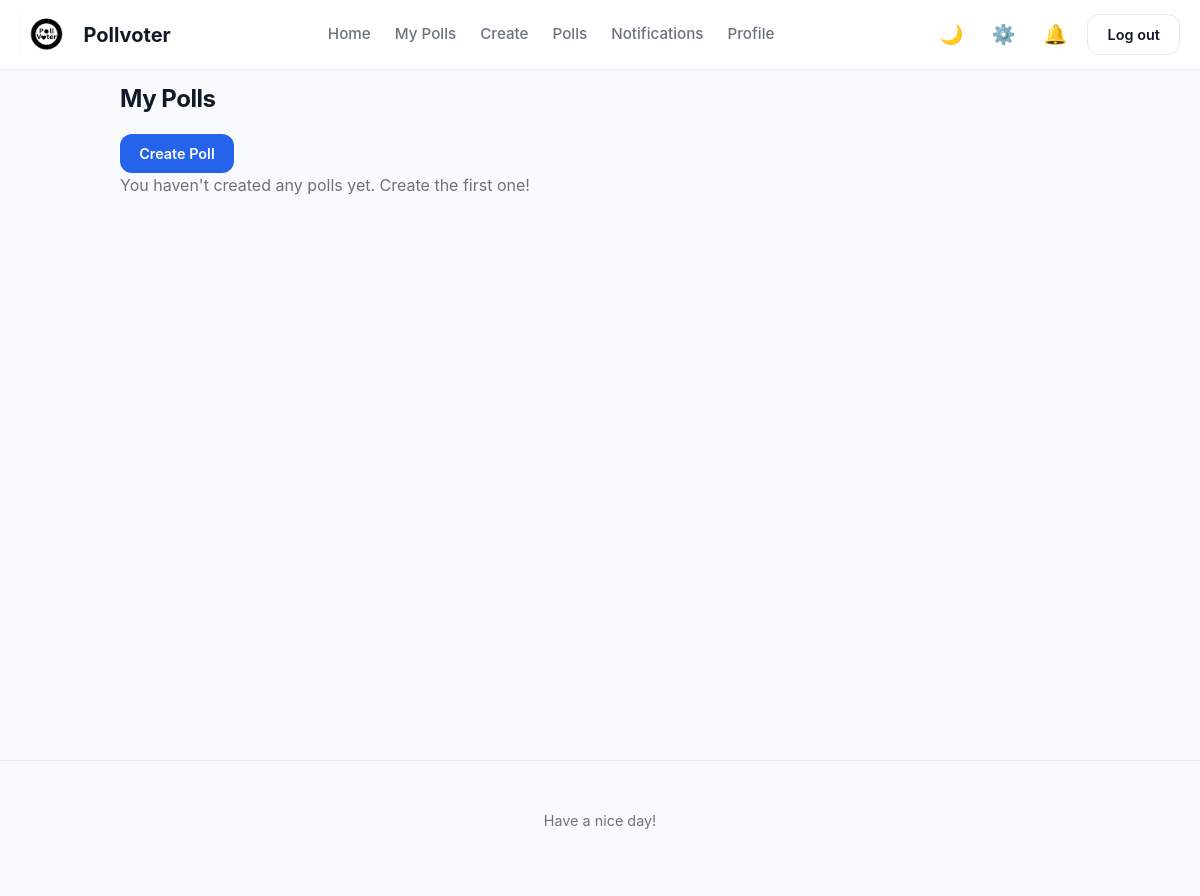
The app's page /my_polls (signed in), older data.
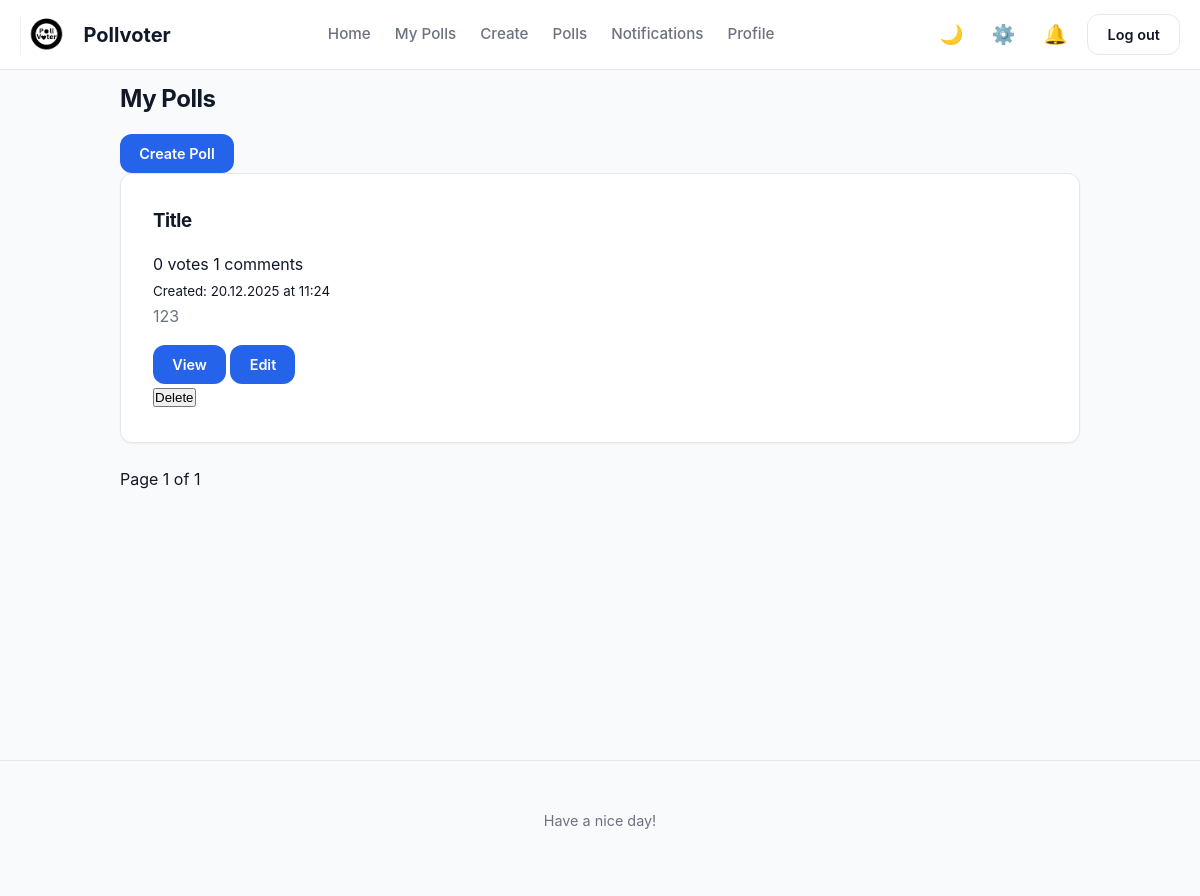
The same page, newer data.
### app/models.py (models this page shows)
class Poll(db.Model):
    __tablename__ = "poll"
    id = Column(Integer, primary_key=True)
    title = Column(Text, nullable=False)
    description = Column(String(120))
    created_at = Column(DateTime, default=datetime.now)
    user_id = Column(Integer, ForeignKey("user.id"), nullable=False)
    author = relationship("User", back_populates="polls")
    comments = relationship("Comment", back_populates="poll", cascade="all, delete-orphan")
    options = relationship("PollOption", back_populates="poll", cascade="all, delete-orphan")
    votes = relationship("Vote", back_populates="poll", cascade="all, delete-orphan")
    def getvotecount(self):
        return len(self.votes)

### app/routes.py (the view)
@polls.route("/my_polls")
@login_required
def my_polls():
    page = request.args.get("page", 1, type=int)
    user_polls = Poll.query.filter_by(user_id = current_user.id).order_by(Poll.created_at.desc()).paginate(page=page, per_page=2)
    return render_template("my_polls.html", polls = user_polls)

### app/__init__.py (called while the page is built)
def create_app():
    app = Flask(__name__)
    app.config['SECRET_KEY'] = 'your_secret_key'
    app.config['SQLALCHEMY_DATABASE_URI'] = 'sqlite:///pollvoter.db'
    app.config['SQLALCHEMY_TRACK_MODIFICATIONS'] = False
    app.config["UPLOAD_FOLDER"] = "static/uploads"
    app.config["PFP_FOLDER"] =  "app/static/uploads/pfp"
    db.init_app(app)
    login_manager.init_app(app)
    migrate.init_app(app, db)
    app.register_blueprint(auth)
    app.register_blueprint(main)
    app.register_blueprint(polls)
    app.register_blueprint(admin)
    @login_manager.user_loader
    def load_user(userid):
        return User.query.get(int(userid))
    return app

### app/routes.py (called while the page is built)
@main.app_context_processor
def dropdown_notifications():
    if current_user.is_authenticated:
        unread_count = Notification.query.filter_by(recipient_id = current_user.id, is_read = False).count()
        latest_notifs = Notification.query.filter_by(recipient_id = current_user.id).order_by(Notification.created_at.desc()).limit(5).all()
        return dict(unread_count = unread_count, latest_notifs = latest_notifs)
    return dict(unread_count = 0, latest_notifs = [])

### app/templates/my_polls.html (shortened to what this page needs)
{% extends "base.html" %}
{% block content %}
<div class="polls-header">
    <h2>My Polls</h2>
    <a href="{{ url_for('polls.create_poll') }}" class="btn btn-primary">Create Poll</a>
</div>
{% if polls.items %}
    {% for poll in polls.items %}
    <div class="poll-card">
        <div class="poll-header">
            <h3><a href="{{ url_for('polls.poll_detail', poll_id=poll.id) }}">{{ poll.title }}</a></h3>
            <span class="poll-stats">
                 {{ poll.getvotecount() }} votes
                 {{ poll.comments|length }} comments
            </span>
        </div>
        <div class="poll-meta">
            <small class="poll-date">Created: {{ poll.created_at.strftime('%d.%m.%Y at %H:%M') }}</small>
        </div>
        {% if poll.description %}
        <p class="poll-description">{{ poll.description }}</p>
        {% endif %}
        <div class="poll-actions">
            <a href="{{ url_for('polls.poll_detail', poll_id=poll.id) }}" class="btn btn-primary">View</a>
            <a href="{{ url_for('polls.edit_poll', poll_id=poll.id) }}" class="btn btn-primary">Edit</a>
            <form action="{{url_for('polls.delete_poll', poll_id = poll.id)}}" method="POST">
                <button type="submit" onclick="return confirm('Do you want to delete this poll?')">Delete</button>
            </form>
        </div>
    </div>
    {% endfor %}
    <div class="pagination">
        <span class="page-info">Page {{ polls.page }} of {{ polls.pages }}</span>
    </div>
{% else %}
    <div class="no-polls">
        <p>You haven't created any polls yet. <a href="{{ url_for('polls.create_poll') }}">Create the first one!</a></p>
    </div>
{% endif %}
{% endblock %}

Row changes from the older to the newer data that the page shows:
added Poll: title "Title", getvotecount "0", comments|length "1", created_at "20.12.2025 at 11:24", description "123"
Text that changed along with them:
{{ polls.page }}: (not shown) → "1"
{{ polls.pages }}: (not shown) → "1"
text no longer shown: "You haven't created any polls yet. Create the first one!"
text now shown: "Page of"
